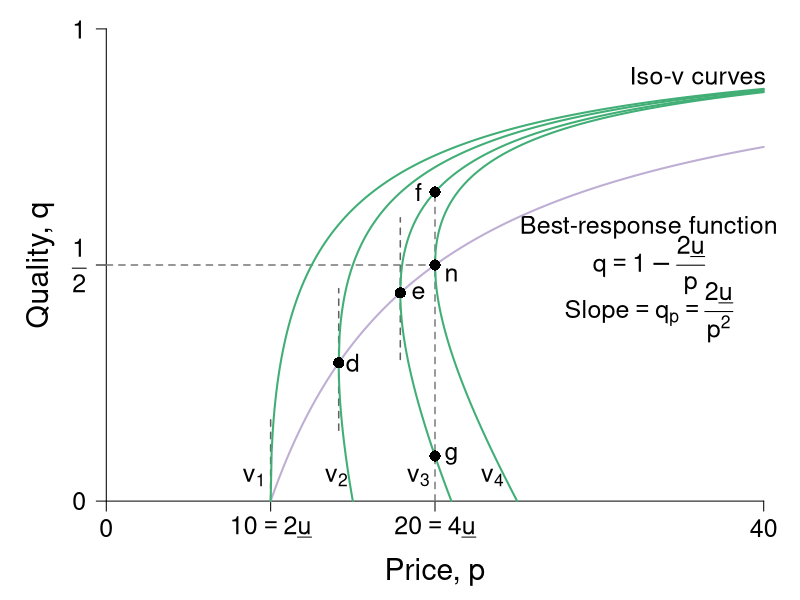

Write R code to recreate this figure.
#' Graph Designer: Scott Cohn
#' Authors: Bowles and Halliday
#' Title: Coordination, Conflict and Competition: A Text in Microeconomics

require(ggplot2)
require(shape)
pdf(file = "information_power/iso_vmap_a_rightpanel.pdf", width = 9, height = 7)

#Set parameters for graphics
pointsize <- 1.8
axislabelsize <- 1.8
labelsize <- 1.5
namesize <- 1.8
annotatesize <- 1.5
graphlinewidth <- 2
segmentlinewidth <- 1.5

COL <- c("#7fc97f", "#beaed4", "#fdc086", "#ffff99", "#386cb0", "#f0027f", "#bf5b17", "#666666")
COLA <- c("#e0f3db", "#99d8c9","#66c2a4","#41ae76", "#238b45", "#005824")
COLB <- c("#c6dbef", "#4eb3d3", "#2b8cbe", "#0868ac","#084081")
COLC <- c("#fcfbfd", "#efedf5", "#dadaeb", "#bcbddc", "#9e9ac8", "#807dba", "#6a51a3", "#54278f", "#3f007d")
grays <- gray.colors(25, start = 1, end = 0)

#The equation is below when v = 0. See Wolfram Alpha output. 
isov <- function(p, delta = 5) {
  (p - delta)/p
}

isovhigh1 <- function(p, delta = 5, v = 5){
  (sqrt(p^2 - 4 * delta * v) - p + 2*v)/( 2 * v )
}

isovlow1 <- function(p, delta = 5, v = 5){
  (-sqrt(p^2 - 4 * delta * v) - p + 2*v)/( 2 * v )
}

isovhigh2 <- function(p, delta = 5, v = 10){
  (sqrt(p^2 - 4 * delta * v) - p + 2*v)/( 2 * v )
}

isovlow2 <- function(p, delta = 5, v = 10){
  (-sqrt(p^2 - 4 * delta * v) - p + 2*v)/( 2 * v )
}

isovhigh3 <- function(p, delta = 5, v = 15){
  (sqrt(p^2 - 4 * delta * v) - p + 2*v)/( 2 * v )
}

isovlow3 <- function(p, delta = 5, v = 15){
  (-sqrt(p^2 - 4 * delta * v) - p + 2*v)/( 2 * v )
}

isovhigh4 <- function(p, delta = 5, v = 15){
  (sqrt(p^2 - 4 * delta * v) - p + 2*v)/( 2 * v )
}

isovlow4 <- function(p, delta = 5, v = 15){
  (-sqrt(p^2 - 4 * delta * v) - p + 2*v)/( 2 * v )
}

brfFn <- function(p, delta = 5) {
  1 - (2*delta) /p
}

#This is evaluated for p = 12; q = 12/(8*sqrt(12^2 - 4*delta1*v1)) - 1/8 for the slope
#At p = 12; q = (-sqrt(12^2 - 4*v1*delta1) - 12 + 2*v1)/(2*v1) = 0.799
tangencyLine <- function(p){
  (p*(0.05))
}



COL <- c("#7fc97f", "#beaed4", "#fdc086", "#ffff99", "#386cb0", "#f0027f", "#bf5b17", "#666666")
COLA <- c("#e0f3db", "#99d8c9","#66c2a4","#41ae76", "#238b45", "#005824")
COLB <- c("#c6dbef", "#4eb3d3", "#2b8cbe", "#0868ac","#084081")
COLC <- c("#fcfbfd", "#efedf5", "#dadaeb", "#bcbddc", "#9e9ac8", "#807dba", "#6a51a3", "#54278f", "#3f007d")
grays <- gray.colors(25, start = 1, end = 0)
par(mar =  c(4, 4, .5, .5))

xlims <- c(0, 40)
ylims <- c(0, 1)

plot(0, 0, xlim = xlims, ylim = ylims, type = "n",
     xlab = "",
     ylab = "",
     xaxt = "n", yaxt = "n", cex.lab = axislabelsize, bty = "n")

mtext(expression(paste("Price, ", p)), side=1, line = 2.5, cex = axislabelsize)
text(-4, ylims[2] - 0.5*(ylims[2] - ylims[1]), expression(paste("Quality, ", q)), xpd = TRUE, cex = axislabelsize, srt = 90) 


npts <- 500 
npts2 <- 501
#Specify the sequences of points for graphing. 
xx0 <- seq(5, xlims[2], length.out = npts)
xx1 <- seq(10, xlims[2], length.out = npts)
xx2 <- seq(xlims[1], 15, length.out = npts)
xx3 <- seq(10, xlims[2], length.out = npts2)
xx4 <- seq(xlims[1], 10, length.out = npts2)
#For below, I solved sqrt(p^2 - 200) - p + 200/p = 0, getting p = 10*sqrt(2) = 14.14214
xx5 <- seq(14.14214, xlims[2], length.out = npts2)
xx6 <- seq(14.14214, 15, length.out = npts2)

xx7 <- seq(17.889, xlims[2], length.out = npts2)
xx8 <- seq(17.889, 21, length.out = npts2)

xx9 <- seq(20, xlims[2], length.out = npts2)
xx10 <- seq(xlims[1], 25, length.out = npts2)

#Customize ticks and labels for the plot
ticksy <- c(0, 0.5, 1)
ylabels <- c(0, expression(paste(frac(1,2))), 1)
ticksx <- c(0, 10, 20, 40)
xlabels <- c(0, expression(paste(10 == 2*underline("u"))), expression(paste(20 == 4*underline("u"))) , 40)
axis(1, at = ticksx, pos = 0, labels = xlabels, cex.axis = labelsize)
axis(2, at = ticksy, pos = 0, labels = ylabels, las = 1, cex.axis = labelsize)

#Annotation of the three graphs and the NE

# text(3.4, 0.05, expression(paste(v[0] == z)), cex = annotatesize)
text(9.0, 0.05, expression(paste(v[1])), cex = annotatesize)
text(14, 0.05, expression(paste(v[2])), cex = annotatesize)
text(19, 0.05, expression(paste(v[3])), cex = annotatesize)
text(23.5, 0.05, expression(paste(v[4])), cex = annotatesize)
text(21, 0.48, expression(paste("n")), cex = annotatesize)
text(33, 0.58, expression(paste("Best-response function")), cex = annotatesize)
text(33, 0.5, expression(paste(q == 1 - frac(2*underline(u),p))), cex = annotatesize)
text(33, 0.4, expression(paste("Slope", phantom()==phantom(), q[p] == frac(2*underline(u),p^2))), cex = annotatesize)
text(36, 0.9, expression(paste("Iso-v curves")), cex = annotatesize)

#Lines for the coordinates of the Nash equilbrium
segments(10, 0, 10, 0.175, lty = 2, col = grays[22], lwd = segmentlinewidth)
segments(20, 0, 20, 0.6545, lty = 2, col = grays[20], lwd = segmentlinewidth)
segments(0, 0.5, 20, 0.5, lty = 2, col = grays[20], lwd = segmentlinewidth)
segments(14.14214, 0.15, 14.14214, 0.45, lty = 2, col = grays[22], lwd = segmentlinewidth)
segments(17.889, 0.3, 17.889, 0.6, lty = 2, col = grays[22], lwd = segmentlinewidth)

#Draw the lines for the graphs
#lines(xx0, isov(xx0, delta = 5), col = COLA[4], lwd = graphlinewidth)
lines(xx1, brfFn(xx1), col = COL[2], lwd = graphlinewidth)
#lines(xx2, tangencyLine(xx2), col = "darkgrey", lwd = segmentlinewidth, lty = 2)
lines(xx3, isovhigh1(xx3, v = 5, delta = 5), col = COLA[4], lwd = graphlinewidth)
lines(xx4, isovlow1(xx4, v = 5, delta = 5), col = COLA[4], lwd = graphlinewidth)
lines(xx5, isovhigh2(xx5, v = 10, delta = 5), col = COLA[4], lwd = graphlinewidth)
lines(xx6, isovlow2(xx6, v = 10, delta = 5), col = COLA[4], lwd = graphlinewidth)
lines(xx7, isovhigh3(xx7, v = 16, delta = 5), col = COLA[4], lwd = graphlinewidth)
lines(xx8, isovlow3(xx8, v = 16, delta = 5), col = COLA[4], lwd = graphlinewidth)
lines(xx9, isovhigh4(xx9, v = 20, delta = 5), col = COLA[4], lwd = graphlinewidth)
lines(xx10, isovlow4(xx10, v = 20, delta = 5), col = COLA[4], lwd = graphlinewidth)

#Arrows and slope of iso-v label
#Arrows(29, 0.15, 24, 0.15,  col = "black", lty = 1, lwd = 2, arr.type = "triangle")
#text(32, 0.2, expression(paste("Slope of iso-v")), cex = annotatesize)
#text(32.3, 0.15, expression(paste(" = -mrs ")), cex = annotatesize)
#text(32, 0.06, expression(paste(" = " -frac(v[p], v[q]))), cex = annotatesize)

#Add a point for the NE
points(20, 0.5, pch = 16, col = "black", cex = 1.5)


#Add a point for b
# points(10, 0.5, pch = 16, col = "black", cex = 1.5)
# text(9.5, 0.53, expression(paste("b")), cex = annotatesize)

#Add a point for d
#Figure out q for p = 14.14214: q = 1 - 2delta/p = 1 - (2*5)/14.14214 =  0.2928934
points(14.14214, 0.2928934, pch = 16, col = "black", cex = 1.5)
text(15, 0.2928934, expression(paste("d")), cex = annotatesize)

points(17.889, 0.441, pch = 16, col = "black", cex = 1.5)
text(19, 0.441, expression(paste("e")), cex = annotatesize)

# points same wage w incr/decr in effort
points(20, 0.0955, pch = 16, col = "black", cex = 1.5)
text(21, 0.0955, expression(paste("g")), cex = annotatesize)
points(20, 0.6545, pch = 16, col = "black", cex = 1.5)
text(19, 0.6545, expression(paste("f")), cex = annotatesize)

dev.off()
